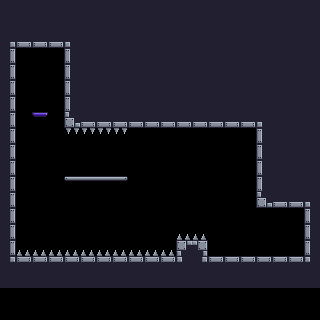

This is a level from a 2D game, rendered from its Tiled map with the project's own tilesets. A one-line summary and the complete map file follow:
An orthogonal 20x20 tile map with 16x16 px tiles, 1 tile layer (Tile Layer 1) and 3 objects (player_spawn, goal, fan).

<map version="1.2" tiledversion="1.3.3" orientation="orthogonal" renderorder="right-down" width="20" height="20" tilewidth="16" tileheight="16" infinite="0" nextlayerid="3" nextobjectid="9">
 <tileset firstgid="1" source="main_tileset.tsx" />
 <layer id="1" name="Tile Layer 1" width="20" height="20">
  <data encoding="csv">
212,212,212,212,212,212,212,212,212,212,212,212,212,212,212,212,212,212,212,212,
212,212,212,212,212,212,212,212,212,212,212,212,212,212,212,212,212,212,212,212,
184,242,242,242,185,212,212,212,212,212,212,212,212,212,212,212,212,212,212,212,
213,0,0,0,211,212,212,212,212,212,212,212,212,212,212,212,212,212,212,212,
213,0,0,0,211,212,212,212,212,212,212,212,212,212,212,212,212,212,212,212,
213,0,0,0,211,212,212,212,212,212,212,212,212,212,212,212,212,212,212,212,
213,0,0,0,211,212,212,212,212,212,212,212,212,212,212,212,212,212,212,212,
213,0,36,0,241,242,242,242,242,242,242,242,242,242,242,242,185,212,212,212,
213,0,0,0,3221225509,3221225509,3221225509,3221225509,0,0,0,0,0,0,0,0,211,212,212,212,
213,0,0,0,0,0,0,0,0,0,0,0,0,0,0,0,211,212,212,212,
213,0,0,0,0,0,0,0,0,0,0,0,0,0,0,0,211,212,212,212,
213,0,0,0,5,6,6,7,0,0,0,0,0,0,0,0,211,212,212,212,
213,0,0,0,0,0,0,0,0,0,0,0,0,0,0,0,241,242,242,185,
213,0,0,0,0,0,0,0,0,0,0,0,0,0,0,0,0,0,0,211,
213,0,0,0,0,0,0,0,0,0,0,37,37,0,0,0,0,0,0,211,
213,37,37,37,37,37,37,37,37,37,37,181,183,0,0,0,0,0,0,211,
214,182,182,182,182,182,182,182,182,182,182,215,214,182,182,182,182,182,182,215,
212,212,212,212,212,212,212,212,212,212,212,212,212,212,212,212,212,212,212,212,
0,0,0,0,0,0,0,0,0,0,0,0,0,0,0,0,0,0,0,0,
0,0,0,0,0,0,0,0,0,0,0,0,0,0,0,0,0,0,0,0
</data>
 </layer>
 <objectgroup id="2" name="Object Layer 1">
  <object id="2" name="player_spawn" x="272" y="224" width="16" height="32" />
  <object id="3" name="goal" x="32" y="96" width="16" height="16" />
  <object id="5" name="fan" x="240" y="192" width="16" height="4" rotation="270" />
 </objectgroup>
</map>
